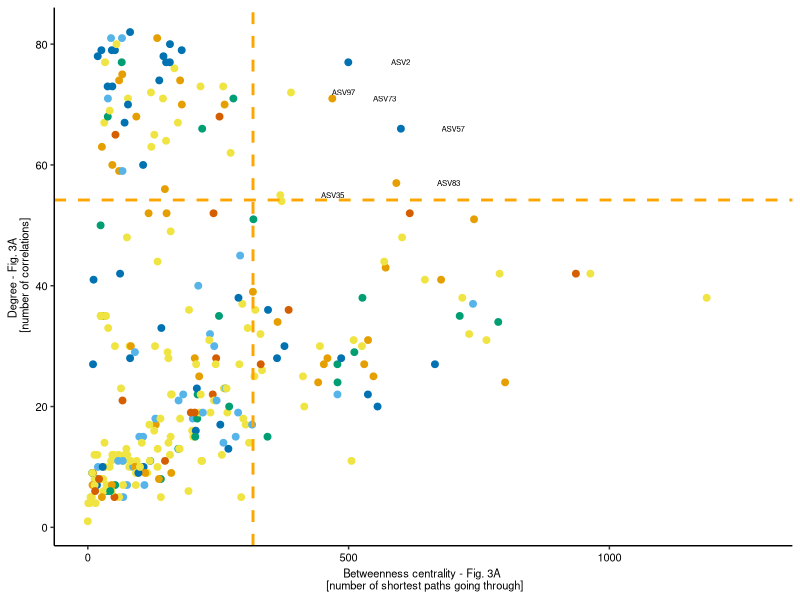
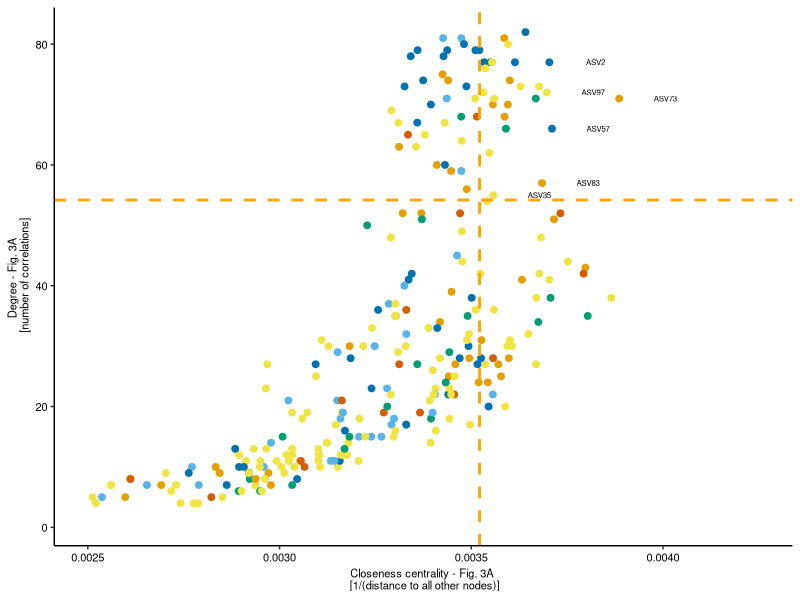
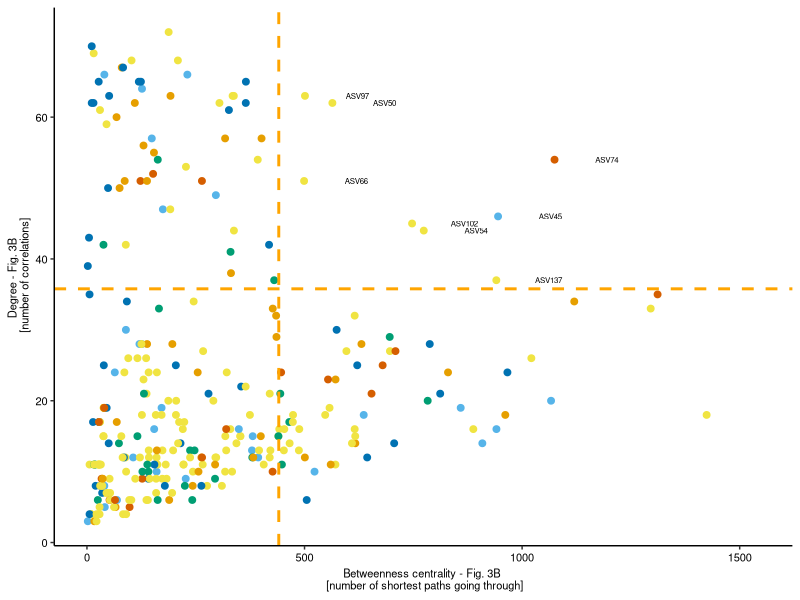
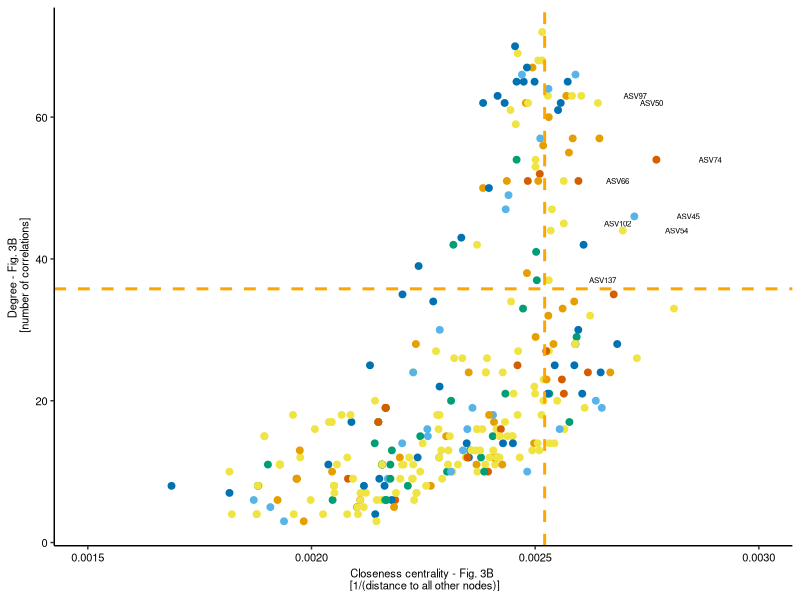
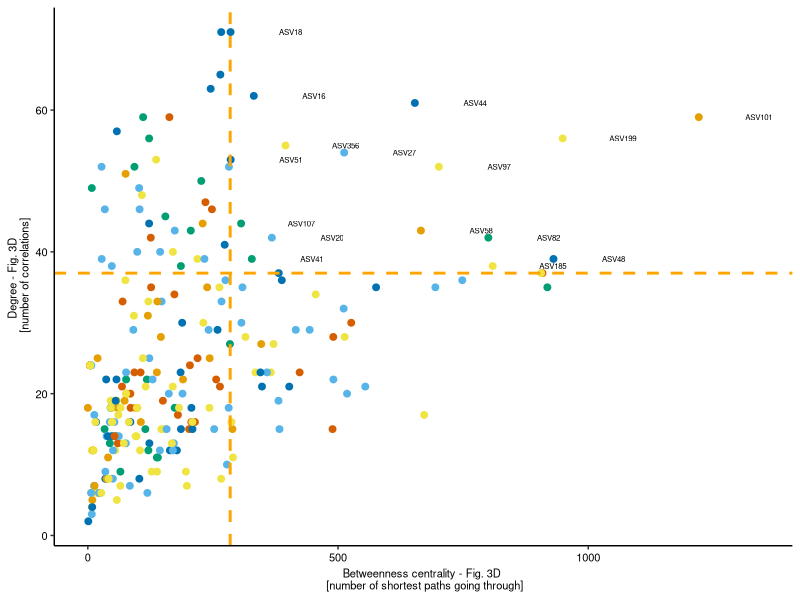
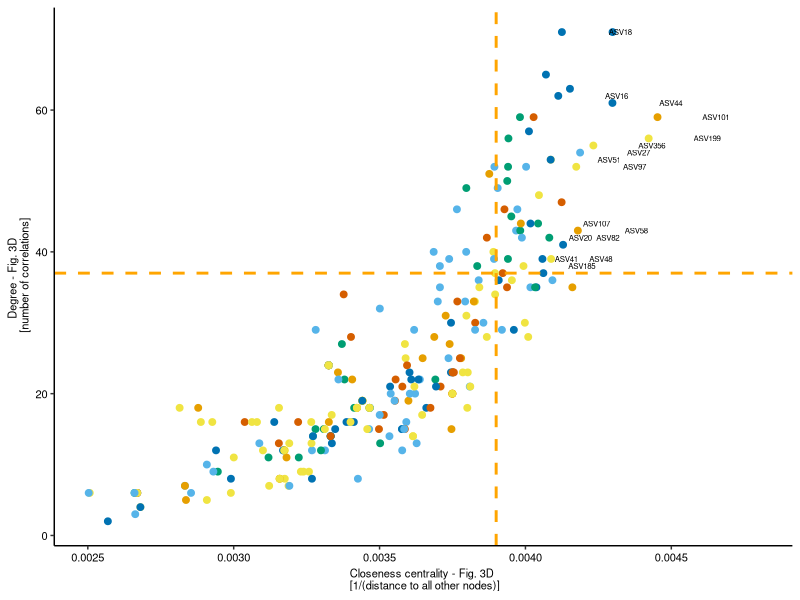
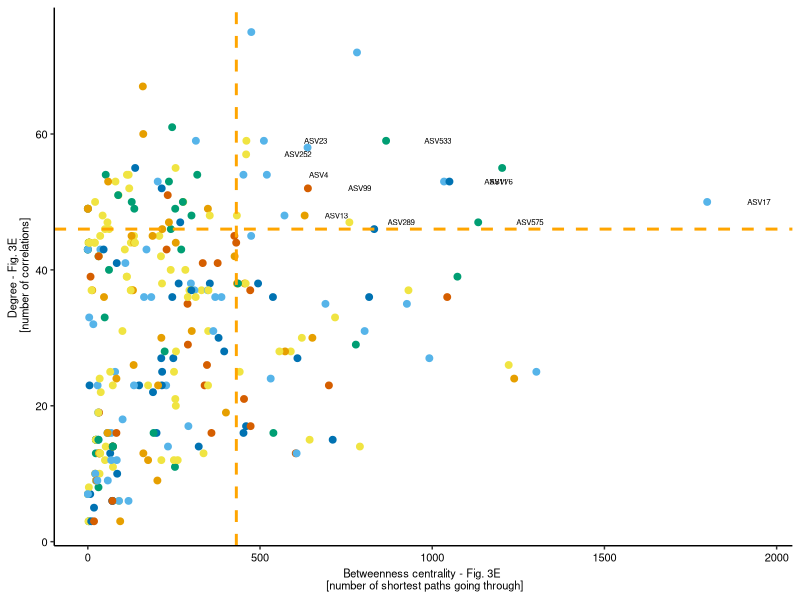
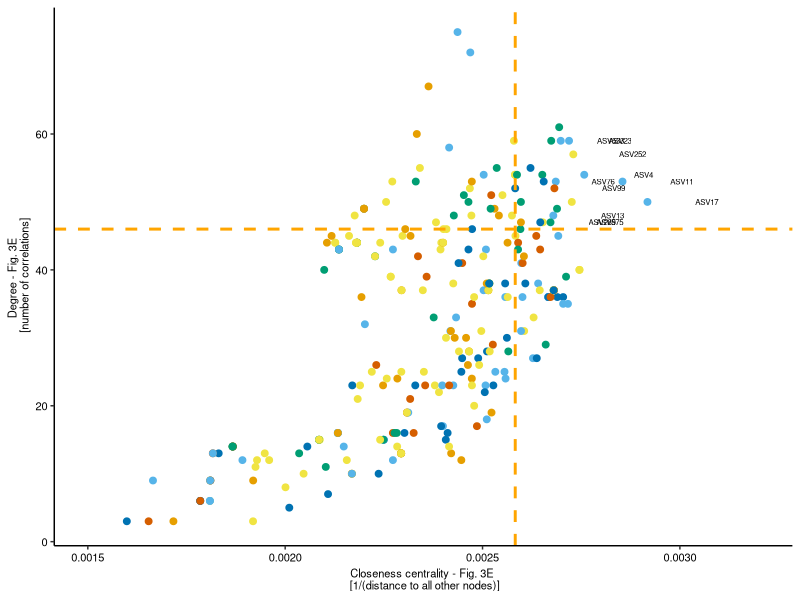

Here is the R script that generated these plots, in order:
## ---- chunk 1
knitr::opts_chunk$set(echo = TRUE)
# Load packages and functions
library(ggplot2)
# Set result directory
result_dir="../result"
## ---- chunk 2

bact_igraph_rhizosphere_amp2_nodes.topo <- read.csv(file="./bact_igraph_rhizosphere_amp2_nodes.topo.csv", row.names = 1)
bact_igraph_rhizosphere_amp2_nodes.tax <- read.csv(file="./bact_rhizosphere_amp2_nodes.csv", row.names = 1)
rhizosphere_amp2_nodes.stat <- merge.data.frame(bact_igraph_rhizosphere_amp2_nodes.topo, bact_igraph_rhizosphere_amp2_nodes.tax, by="row.names")

bact_igraph_rhizosphere_amn_nodes.topo <- read.csv(file="./bact_igraph_rhizosphere_amn_nodes.topo.csv", row.names = 1)
bact_igraph_rhizosphere_amn_nodes.tax <- read.csv(file="./bact_rhizosphere_amn_nodes.csv", row.names = 1)
rhizosphere_amn_nodes.stat <- merge.data.frame(bact_igraph_rhizosphere_amn_nodes.topo, bact_igraph_rhizosphere_amn_nodes.tax, by="row.names")

bact_igraph_root_amp2_nodes.topo <- read.csv(file="./bact_igraph_root_amp2_nodes.topo.csv", row.names = 1)
bact_igraph_root_amp2_nodes.tax <- read.csv(file="./bact_root_amp2_nodes.csv", row.names = 1)
root_amp2_nodes.stat <- merge.data.frame(bact_igraph_root_amp2_nodes.topo, bact_igraph_root_amp2_nodes.tax, by="row.names")

bact_igraph_root_amn_nodes.topo <- read.csv(file="./bact_igraph_root_amn_nodes.topo.csv", row.names = 1)
bact_igraph_root_amn_nodes.tax <- read.csv(file="./bact_root_amn_nodes.csv", row.names = 1)
root_amn_nodes.stat <- merge.data.frame(bact_igraph_root_amn_nodes.topo, bact_igraph_root_amn_nodes.tax, by="row.names")


####rhizosphere_amp2
#异常值处理 
#盖帽法：整行替换数据框里99%以上和1%以下的点，将99%以上的点值=99%的点值；小于1%的点值=1%的点值

rhizosphere_amp2_nodes.q20 <- quantile(log(bact_igraph_rhizosphere_amp2_nodes.topo$betweenness), 0.2) 
#取得时1%时的变量值 
rhizosphere_amp2_nodes.q80 <- quantile(log(bact_igraph_rhizosphere_amp2_nodes.topo$betweenness), 0.8) 
#取得时99%时的变量值 
exp(rhizosphere_amp2_nodes.q20)
exp(rhizosphere_amp2_nodes.q80) 
summary(bact_igraph_rhizosphere_amp2_nodes.topo$betweenness) 
#盖帽法之后，查看数据情况


rhizosphere_amp2_nodes.q20 <- quantile(log(bact_igraph_rhizosphere_amp2_nodes.topo$degree), 0.2) 
#取得时1%时的变量值 
rhizosphere_amp2_nodes.q80 <- quantile(log(bact_igraph_rhizosphere_amp2_nodes.topo$degree), 0.8) 
#取得时99%时的变量值 
exp(rhizosphere_amp2_nodes.q20)
exp(rhizosphere_amp2_nodes.q80) 
summary(bact_igraph_rhizosphere_amp2_nodes.topo$degree) 
#盖帽法之后，查看数据情况

rhizosphere_amp2_nodes.q20 <- quantile(log(bact_igraph_rhizosphere_amp2_nodes.topo$closeness), 0.2) 
#取得时1%时的变量值 
rhizosphere_amp2_nodes.q80 <- quantile(log(bact_igraph_rhizosphere_amp2_nodes.topo$closeness), 0.8) 
#取得时99%时的变量值 
exp(rhizosphere_amp2_nodes.q20)
exp(rhizosphere_amp2_nodes.q80) 
summary(bact_igraph_rhizosphere_amp2_nodes.topo$closeness) 
#盖帽法之后，查看数据情况

##Rhizobiales #0072B2; Sphingomonadales #E69F00; Actinomycetales #56B4E9; Xanthomonadales #009E73
##Burkholderiales #D55E00; Others #F0E442

rhizosphere_amp2_nodes.stat$Order_color <- factor(rhizosphere_amp2_nodes.stat$Order_color, 
                                                  levels = c("Rhizobiales","Sphingomonadales","Actinomycetales","Xanthomonadales","Burkholderiales","Others"))

rhizosphere_amp2_hubs <- rhizosphere_amp2_nodes.stat[rhizosphere_amp2_nodes.stat$betweenness > 316.695 & 
                                                       rhizosphere_amp2_nodes.stat$degree > 54.19 & 
                                                        rhizosphere_amp2_nodes.stat$closeness > 0.00352172,]
write.csv(rhizosphere_amp2_hubs, file = "rhizosphere_amp2_hubs.csv")
rhizosphere_amp2_nodes.stat$label <- ifelse(rhizosphere_amp2_nodes.stat$Row.names %in% rhizosphere_amp2_hubs$Row.names, rhizosphere_amp2_nodes.stat$Row.names, "")
rhizosphere_amp2_nodes.stat$label <- gsub("OTU","ASV", rhizosphere_amp2_nodes.stat$label)

pdf("./result/Betweenness centrality - Fig. 3A.pdf")
betweenness_degree <- ggplot(rhizosphere_amp2_nodes.stat, aes(betweenness, degree, color=Order_color)) +
  geom_point(cex=2) +
  geom_vline(xintercept = 316.695, colour='orange', lty=2, , cex=1) +
  geom_hline(yintercept = 54.19853, colour='orange', lty=2, , cex=1) +
  #geom_text(aes(x=450,y=60),color="orange",label="p = 0.2", size = 2) +
  geom_text(aes(betweenness+100, degree), colour='black', label=rhizosphere_amp2_nodes.stat$label, size = 2)+
  scale_colour_manual(values=c("#0072B2","#E69F00","#56B4E9","#009E73","#D55E00","#F0E442")) +
  labs(x=paste("Betweenness centrality - Fig. 3A", "\n", "[number of shortest paths going through]"),
       y=paste("Degree - Fig. 3A", "\n", "[number of correlations]"))  +
  theme_bw() + 
  theme(legend.position= "none",
        panel.border = element_blank(),
        panel.grid.major = element_blank(),
        panel.grid.minor = element_blank(),
        axis.line = element_line(colour = "black")) +
  theme(legend.text = element_text(size = 8, colour = "black"),
        axis.title = element_text(size = 8, colour = "black"),
        axis.text = element_text(size = 8, colour = "black"))

betweenness_degree
dev.off()
betweenness_degree
###


pdf("./result/Closeness centrality - Fig. 3A.pdf")
closeness_degree <- ggplot(rhizosphere_amp2_nodes.stat, aes(closeness, degree, color=Order_color)) +
  geom_point(cex=2) +
  xlim(0.0025,0.00425) +
  geom_vline(xintercept = 0.00352172, colour='orange', lty=2, cex=1) +
  geom_hline(yintercept = 54.19853, colour='orange', lty=2, cex=1) +
  #geom_text(aes(x=0.004,y=60),color="orange",label="p = 0.2", size = 2) +
  geom_text(aes(closeness+0.00012, degree), colour='black', label=rhizosphere_amp2_nodes.stat$label, size = 2)+
  scale_colour_manual(values=c("#0072B2","#E69F00","#56B4E9","#009E73","#D55E00","#F0E442")) +
  labs(x=paste("Closeness centrality - Fig. 3A", "\n", "[1/(distance to all other nodes)]"),
       y=paste("Degree - Fig. 3A", "\n", "[number of correlations]"))  +
  theme_bw() + 
  theme(legend.position= "none",
        panel.border = element_blank(),
        panel.grid.major = element_blank(),
        panel.grid.minor = element_blank(),
        axis.line = element_line(colour = "black")) +
  theme(legend.text = element_text(size = 8, colour = "black"),
        axis.title = element_text(size = 8, colour = "black"),
        axis.text = element_text(size = 8, colour = "black"))

closeness_degree
dev.off()
closeness_degree

####rhizosphere_amn
#异常值处理 
#盖帽法：整行替换数据框里99%以上和1%以下的点，将99%以上的点值=99%的点值；小于1%的点值=1%的点值

rhizosphere_amn_nodes.q20 <- quantile(log(bact_igraph_rhizosphere_amn_nodes.topo$betweenness), 0.2) 
#取得时1%时的变量值 
rhizosphere_amn_nodes.q80 <- quantile(log(bact_igraph_rhizosphere_amn_nodes.topo$betweenness), 0.8) 
#取得时99%时的变量值 
exp(rhizosphere_amn_nodes.q20)
exp(rhizosphere_amn_nodes.q80) 
summary(bact_igraph_rhizosphere_amn_nodes.topo$betweenness) 
#盖帽法之后，查看数据情况


rhizosphere_amn_nodes.q20 <- quantile(log(bact_igraph_rhizosphere_amn_nodes.topo$degree), 0.2) 
#取得时1%时的变量值 
rhizosphere_amn_nodes.q80 <- quantile(log(bact_igraph_rhizosphere_amn_nodes.topo$degree), 0.8) 
#取得时99%时的变量值 
exp(rhizosphere_amn_nodes.q20)
exp(rhizosphere_amn_nodes.q80) 
summary(bact_igraph_rhizosphere_amn_nodes.topo$degree) 
#盖帽法之后，查看数据情况

rhizosphere_amn_nodes.q20 <- quantile(log(bact_igraph_rhizosphere_amn_nodes.topo$closeness), 0.2) 
#取得时1%时的变量值 
rhizosphere_amn_nodes.q80 <- quantile(log(bact_igraph_rhizosphere_amn_nodes.topo$closeness), 0.8) 
#取得时99%时的变量值 
exp(rhizosphere_amn_nodes.q20)
exp(rhizosphere_amn_nodes.q80) 
summary(bact_igraph_rhizosphere_amn_nodes.topo$closeness) 
#盖帽法之后，查看数据情况


rhizosphere_amn_nodes.stat$Order_color <- factor(rhizosphere_amn_nodes.stat$Order_color, 
                                                 levels = c("Rhizobiales","Sphingomonadales","Actinomycetales","Xanthomonadales","Burkholderiales","Others"))

rhizosphere_amn_hubs <- rhizosphere_amn_nodes.stat[rhizosphere_amn_nodes.stat$betweenness > 440.81 & 
                                                       rhizosphere_amn_nodes.stat$degree > 35.78669 & 
                                                       rhizosphere_amn_nodes.stat$closeness > 0.002521201,]
write.csv(rhizosphere_amn_hubs, file = "rhizosphere_amn_hubs.csv")
rhizosphere_amn_nodes.stat$label <- ifelse(rhizosphere_amn_nodes.stat$Row.names %in% rhizosphere_amn_hubs$Row.names, rhizosphere_amn_nodes.stat$Row.names, "")
rhizosphere_amn_nodes.stat$label <- gsub("OTU", "ASV", rhizosphere_amn_nodes.stat$label)

pdf("./result/Betweenness centrality - Fig. 3B.pdf")
betweenness_degree <- ggplot(rhizosphere_amn_nodes.stat, aes(betweenness, degree, color=Order_color)) +
  geom_point(cex=2) +
  geom_vline(xintercept = 440.81, colour='orange', lty=2, , cex=1) +
  geom_hline(yintercept = 35.78669, colour='orange', lty=2, , cex=1) +
  #geom_text(aes(x=520,y=40),color="orange",label="p = 0.2", size = 2) +
  geom_text(aes(betweenness+120, degree), colour='black', label=rhizosphere_amn_nodes.stat$label, size = 2)+
  scale_colour_manual(values=c("#0072B2","#E69F00","#56B4E9","#009E73","#D55E00","#F0E442")) +
  labs(x=paste("Betweenness centrality - Fig. 3B", "\n", "[number of shortest paths going through]"),
       y=paste("Degree - Fig. 3B", "\n", "[number of correlations]"))  +
  theme_bw() + 
  theme(legend.position= "none",
        panel.border = element_blank(),
        panel.grid.major = element_blank(),
        panel.grid.minor = element_blank(),
        axis.line = element_line(colour = "black")) +
  theme(legend.text = element_text(size = 8, colour = "black"),
        axis.title = element_text(size = 8, colour = "black"),
        axis.text = element_text(size = 8, colour = "black"))

betweenness_degree
dev.off()
betweenness_degree
###


pdf("./result/Closeness centrality - Fig. 3B.pdf")
closeness_degree <- ggplot(rhizosphere_amn_nodes.stat, aes(closeness, degree, color=Order_color)) +
  geom_point(cex=2) +
  xlim(0.0015,0.0030) +
  geom_vline(xintercept = 0.002521201, colour='orange', lty=2, cex=1) +
  geom_hline(yintercept = 35.78669, colour='orange', lty=2, cex=1) +
  #geom_text(aes(x=0.0027,y=40),color="orange",label="p = 0.2", size = 2) +
  geom_text(aes(closeness+0.00012, degree), colour='black', label=rhizosphere_amn_nodes.stat$label, size = 2)+
  scale_colour_manual(values=c("#0072B2","#E69F00","#56B4E9","#009E73","#D55E00","#F0E442")) +
  labs(x=paste("Closeness centrality - Fig. 3B", "\n", "[1/(distance to all other nodes)]"),
       y=paste("Degree - Fig. 3B", "\n", "[number of correlations]"))  +
  theme_bw() + 
  theme(legend.position= "none",
        panel.border = element_blank(),
        panel.grid.major = element_blank(),
        panel.grid.minor = element_blank(),
        axis.line = element_line(colour = "black")) +
  theme(legend.text = element_text(size = 8, colour = "black"),
        axis.title = element_text(size = 8, colour = "black"),
        axis.text = element_text(size = 8, colour = "black"))

closeness_degree
dev.off()
closeness_degree




####root_amp2
#异常值处理 
#盖帽法：整行替换数据框里99%以上和1%以下的点，将99%以上的点值=99%的点值；小于1%的点值=1%的点值

root_amp2_nodes.q20 <- quantile(log(bact_igraph_root_amp2_nodes.topo$betweenness), 0.2) 
#取得时1%时的变量值 
root_amp2_nodes.q80 <- quantile(log(bact_igraph_root_amp2_nodes.topo$betweenness), 0.8) 
#取得时99%时的变量值 
exp(root_amp2_nodes.q20)
exp(root_amp2_nodes.q80) 
summary(bact_igraph_root_amp2_nodes.topo$betweenness) 
#盖帽法之后，查看数据情况


root_amp2_nodes.q20 <- quantile(log(bact_igraph_root_amp2_nodes.topo$degree), 0.2) 
#取得时1%时的变量值 
root_amp2_nodes.q80 <- quantile(log(bact_igraph_root_amp2_nodes.topo$degree), 0.8) 
#取得时99%时的变量值 
exp(root_amp2_nodes.q20)
exp(root_amp2_nodes.q80) 
summary(bact_igraph_root_amp2_nodes.topo$degree) 
#盖帽法之后，查看数据情况

root_amp2_nodes.q20 <- quantile(log(bact_igraph_root_amp2_nodes.topo$closeness), 0.2) 
#取得时1%时的变量值 
root_amp2_nodes.q80 <- quantile(log(bact_igraph_root_amp2_nodes.topo$closeness), 0.8) 
#取得时99%时的变量值 
exp(root_amp2_nodes.q20)
exp(root_amp2_nodes.q80) 
summary(bact_igraph_root_amp2_nodes.topo$closeness) 
#盖帽法之后，查看数据情况


root_amp2_nodes.stat$Order_color <- factor(root_amp2_nodes.stat$Order_color, 
                                           levels = c("Rhizobiales","Sphingomonadales","Actinomycetales","Xanthomonadales","Burkholderiales","Others"))

root_amp2_hubs <- root_amp2_nodes.stat[root_amp2_nodes.stat$betweenness > 284.4993 & 
                                                root_amp2_nodes.stat$degree > 37 & 
                                                root_amp2_nodes.stat$closeness > 0.003899659,]
write.csv(root_amp2_hubs, file = "root_amp2_hubs.csv")
root_amp2_nodes.stat$label <- ifelse(root_amp2_nodes.stat$Row.names %in% root_amp2_hubs$Row.names, root_amp2_nodes.stat$Row.names, "")
root_amp2_nodes.stat$label <- gsub("OTU", "ASV", root_amp2_nodes.stat$label)

pdf("./result/Betweenness centrality - Fig. 3D.pdf")
betweenness_degree <- ggplot(root_amp2_nodes.stat, aes(betweenness, degree, color=Order_color)) +
  geom_point(cex=2) +
  geom_vline(xintercept = 284.4993, colour='orange', lty=2, , cex=1) +
  geom_hline(yintercept = 37, colour='orange', lty=2, , cex=1) +
  #geom_text(aes(x=400,y=40),color="orange",label="p = 0.2", size = 2) +
  geom_text(aes(betweenness+120, degree), colour='black', label=root_amp2_nodes.stat$label, size = 2)+
  scale_colour_manual(values=c("#0072B2","#E69F00","#56B4E9","#009E73","#D55E00","#F0E442")) +
  labs(x=paste("Betweenness centrality - Fig. 3D", "\n", "[number of shortest paths going through]"),
       y=paste("Degree - Fig. 3D", "\n", "[number of correlations]"))  +
  theme_bw() + 
  theme(legend.position= "none",
        panel.border = element_blank(),
        panel.grid.major = element_blank(),
        panel.grid.minor = element_blank(),
        axis.line = element_line(colour = "black")) +
  theme(legend.text = element_text(size = 8, colour = "black"),
        axis.title = element_text(size = 8, colour = "black"),
        axis.text = element_text(size = 8, colour = "black"))

betweenness_degree
dev.off()
betweenness_degree
###


pdf("./result/Closeness centrality - Fig. 3D.pdf")
closeness_degree <- ggplot(root_amp2_nodes.stat, aes(closeness, degree, color=Order_color)) +
  geom_point(cex=2) +
  xlim(0.0025,0.0048) +
  geom_vline(xintercept = 0.003899659, colour='orange', lty=2, cex=1) +
  geom_hline(yintercept = 37, colour='orange', lty=2, cex=1) +
  #geom_text(aes(x=0.0045,y=40),color="orange",label="p = 0.2", size = 2) +
  geom_text(aes(closeness+0.0002, degree), colour='black', label=root_amp2_nodes.stat$label, size = 2)+
  scale_colour_manual(values=c("#0072B2","#E69F00","#56B4E9","#009E73","#D55E00","#F0E442")) +
  labs(x=paste("Closeness centrality - Fig. 3D", "\n", "[1/(distance to all other nodes)]"),
       y=paste("Degree - Fig. 3D", "\n", "[number of correlations]"))  +
  theme_bw() + 
  theme(legend.position= "none",
        panel.border = element_blank(),
        panel.grid.major = element_blank(),
        panel.grid.minor = element_blank(),
        axis.line = element_line(colour = "black")) +
  theme(legend.text = element_text(size = 8, colour = "black"),
        axis.title = element_text(size = 8, colour = "black"),
        axis.text = element_text(size = 8, colour = "black"))

closeness_degree
dev.off()
closeness_degree

####root_amn
#异常值处理 
#盖帽法：整行替换数据框里99%以上和1%以下的点，将99%以上的点值=99%的点值；小于1%的点值=1%的点值

root_amn_nodes.q20 <- quantile(log(bact_igraph_root_amn_nodes.topo$betweenness), 0.2) 
#取得时1%时的变量值 
root_amn_nodes.q80 <- quantile(log(bact_igraph_root_amn_nodes.topo$betweenness), 0.8) 
#取得时99%时的变量值 
exp(root_amn_nodes.q20)
exp(root_amn_nodes.q80) 
summary(bact_igraph_root_amn_nodes.topo$betweenness) 
#盖帽法之后，查看数据情况


root_amn_nodes.q20 <- quantile(log(bact_igraph_root_amn_nodes.topo$degree), 0.2) 
#取得时1%时的变量值 
root_amn_nodes.q80 <- quantile(log(bact_igraph_root_amn_nodes.topo$degree), 0.8) 
#取得时99%时的变量值 
exp(root_amn_nodes.q20)
exp(root_amn_nodes.q80) 
summary(bact_igraph_root_amn_nodes.topo$degree) 
#盖帽法之后，查看数据情况

root_amn_nodes.q20 <- quantile(log(bact_igraph_root_amn_nodes.topo$closeness), 0.2) 
#取得时1%时的变量值 
root_amn_nodes.q80 <- quantile(log(bact_igraph_root_amn_nodes.topo$closeness), 0.8) 
#取得时99%时的变量值 
exp(root_amn_nodes.q20)
exp(root_amn_nodes.q80) 
summary(bact_igraph_root_amn_nodes.topo$closeness) 
#盖帽法之后，查看数据情况


root_amn_nodes.stat$Order_color <- factor(root_amn_nodes.stat$Order_color, 
                                          levels = c("Rhizobiales","Sphingomonadales","Actinomycetales","Xanthomonadales","Burkholderiales","Others"))

root_amn_hubs <- root_amn_nodes.stat[root_amn_nodes.stat$betweenness > 431.216 & 
                                         root_amn_nodes.stat$degree > 46 & 
                                         root_amn_nodes.stat$closeness > 0.00258285,]

write.csv(root_amn_hubs, file = "root_amn_hubs.csv")
root_amn_nodes.stat$label <- ifelse(root_amn_nodes.stat$Row.names %in% root_amn_hubs$Row.names, root_amn_nodes.stat$Row.names, "")
root_amn_nodes.stat$label <- gsub("OTU", "ASV", root_amn_nodes.stat$label)


pdf("./result/Betweenness centrality - Fig. 3E.pdf")
betweenness_degree <- ggplot(root_amn_nodes.stat, aes(betweenness, degree, color=Order_color)) +
  geom_point(cex=2) +
  geom_vline(xintercept = 431.216, colour='orange', lty=2, , cex=1) +
  geom_hline(yintercept = 46, colour='orange', lty=2, , cex=1) +
  #geom_text(aes(x=1000,y=50),color="orange",label="p = 0.2", size = 2) +
  geom_text(aes(betweenness+150, degree), colour='black', label=root_amn_nodes.stat$label, size = 2)+
  scale_colour_manual(values=c("#0072B2","#E69F00","#56B4E9","#009E73","#D55E00","#F0E442")) +
  labs(x=paste("Betweenness centrality - Fig. 3E", "\n", "[number of shortest paths going through]"),
       y=paste("Degree - Fig. 3E", "\n", "[number of correlations]"))  +
  theme_bw() + 
  theme(legend.position= "none",
        panel.border = element_blank(),
        panel.grid.major = element_blank(),
        panel.grid.minor = element_blank(),
        axis.line = element_line(colour = "black")) +
  theme(legend.text = element_text(size = 8, colour = "black"),
        axis.title = element_text(size = 8, colour = "black"),
        axis.text = element_text(size = 8, colour = "black"))

betweenness_degree
dev.off()
betweenness_degree
###


pdf("./result/Closeness centrality - Fig. 3E.pdf")
closeness_degree <- ggplot(root_amn_nodes.stat, aes(closeness, degree, color=Order_color)) +
  geom_point(cex=2) +
  xlim(0.0015,0.0032) +
  geom_vline(xintercept = 0.00258285, colour='orange', lty=2, cex=1) +
  geom_hline(yintercept = 46, colour='orange', lty=2, cex=1) +
  #geom_text(aes(x=0.003,y=50),color="orange",label="p = 0.2", size = 2) +
  geom_text(aes(closeness+0.00015, degree), colour='black', label=root_amn_nodes.stat$label, size = 2)+
  scale_colour_manual(values=c("#0072B2","#E69F00","#56B4E9","#009E73","#D55E00","#F0E442")) +
  labs(x=paste("Closeness centrality - Fig. 3E", "\n", "[1/(distance to all other nodes)]"),
       y=paste("Degree - Fig. 3E", "\n", "[number of correlations]"))  +
  theme_bw() + 
  theme(legend.position= "none",
        panel.border = element_blank(),
        panel.grid.major = element_blank(),
        panel.grid.minor = element_blank(),
        axis.line = element_line(colour = "black")) +
  theme(legend.text = element_text(size = 8, colour = "black"),
        axis.title = element_text(size = 8, colour = "black"),
        axis.text = element_text(size = 8, colour = "black"))

closeness_degree
dev.off()
closeness_degree

